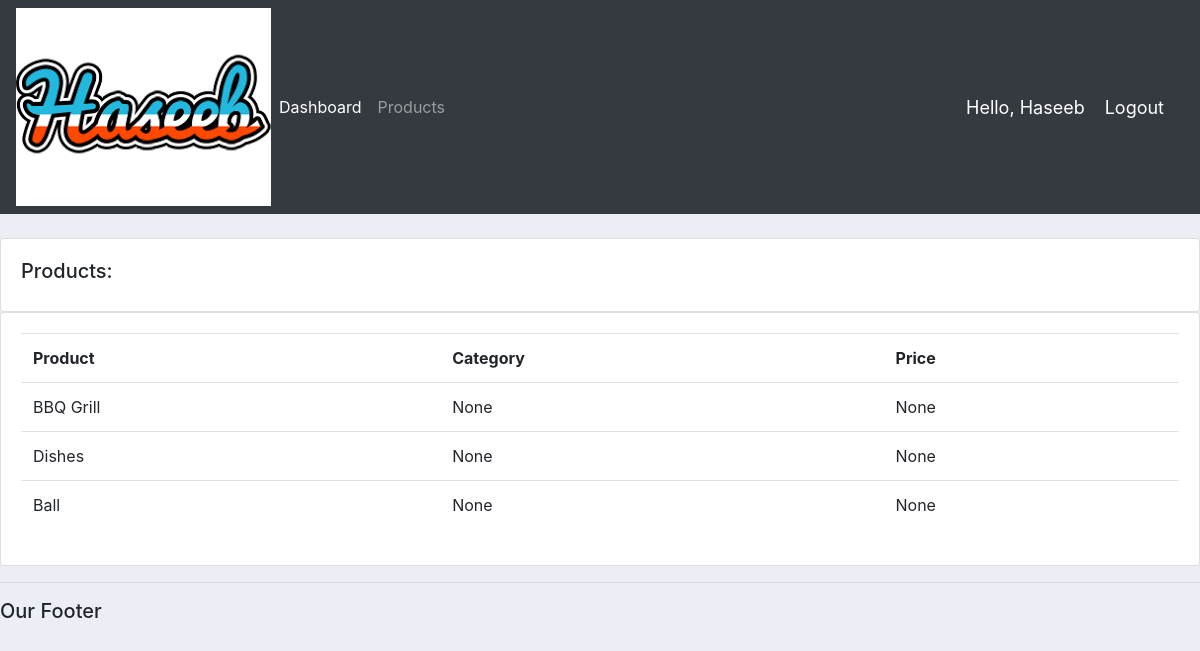
Screenshot of /products/ (signed in) with the database file from the repository.
### accounts/models.py (models this page shows, shortened)
class Product(models.Model):
    CATEGORY = (
        ('Indoor', 'Indoor'),
        ('Out Door', 'Out Door'),
        )
    name = models.CharField(max_length=200, null=True)
    price = models.FloatField(null=True)
    category = models.CharField(max_length=200, null=True, choices=CATEGORY)
    description = models.CharField(max_length=200, null=True, blank=True)
    date_created = models.DateTimeField(auto_now_add=True, null=True)
    tags = models.ManyToManyField(Tag)

### accounts/decorators.py (the view)
        def wrapper_func(request, *args, **kwargs):
            group = None
            if request.user.groups.exists():
                group = request.user.groups.all()[0].name
            if group in allowed_roles:
                return view_func(request, *args, **kwargs)
            else:
                return HttpResponse('You are not authorized to view this page')

### accounts/views.py (called while the page is built)
@login_required(login_url='login')
@allowed_users(allowed_roles=['admin'])
def products(request):
    products = Product.objects.all()
    return render(request, 'accounts/products.html', {'products': products})

### accounts/templates/accounts/products.html
{% extends 'accounts/main.html' %}
{% block content %}
<br>
<div class="row">
    <div class="col-md">
        <div class="card card-body">
            <h5>Products:</h5>
        </div>
        <div class="card card-body">
            <table class="table">
                <tr>
                    <th>Product</th>
                    <th>Category</th>
                    <th>Price</th>
                </tr>
                {% for i in products %}
                    <tr>
                        <td>{{i.name}}</td>
                        <td>{{i.category}}</td>
                        <td>{{i.price}}</td>
                    </tr>
                {% endfor %}
            </table>
        </div>
    </div>
</div>
{% endblock %}

### accounts/templates/accounts/navbar.html (shortened to what this page needs)
{% load static %}
<nav class="navbar navbar-expand-lg navbar-dark bg-dark">
  <img src="{% static 'images/logo.png' %}">
  <div class="collapse navbar-collapse" id="navbarNav">
    <ul class="navbar-nav">
      {% if request.user.is_staff %}
      <li class="nav-item active">
        <a class="nav-link" href="{% url 'home' %}">Dashboard</a>
      </li>
      <li class="nav-item">
        <a class="nav-link" href="{% url 'products' %}">Products</a>
      </li>
      {% endif %}
    </ul>
  </div>
  <span class="hello-msg">Hello, {{request.user}}</span>
  <span><a class="hello-msg" href="{% url 'logout'  %}">Logout</a></span>
</nav>

### static/css/main.css (style rules this page uses)
body { background-color: #ebeff5; }

### accounts/templates/accounts/navbar.html (style rules this page uses)
.hello-msg { font-size: 18px; color: #fff; margin-right: 20px; }

### rows the page displays
Product: name "BBQ Grill", category "None", price "None"
Product: name "Dishes", category "None", price "None"
Product: name "Ball", category "None", price "None"

### other values shown
{{ request.user }} "Haseeb"
